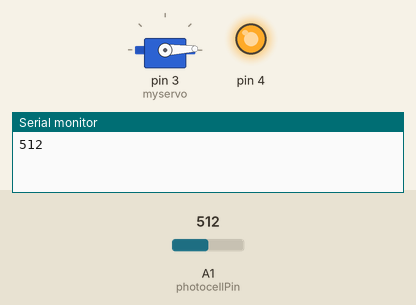
Simulated run of this sketch. Board: Arduino Uno, built with avr-gcc and run on an emulated ATmega328P. On the bench: servo, output pins drawn as LEDs (lit = HIGH), the last lines printed to the serial monitor. The test bench sets the inputs (shaded band); at power-on: A1 (photocellPin) = 512.

Above: at 0.15 s.
At 0.76 s:
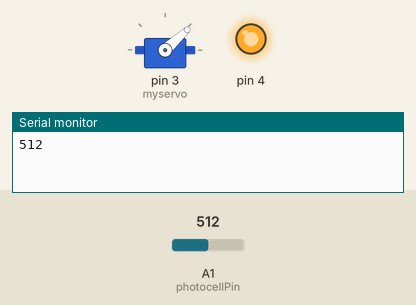
At 1.36 s:
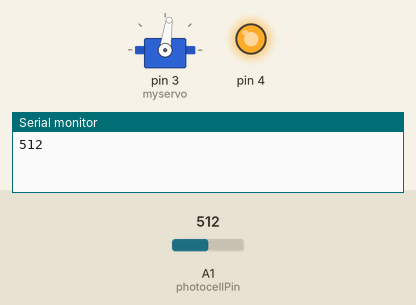
At 2.9 s:
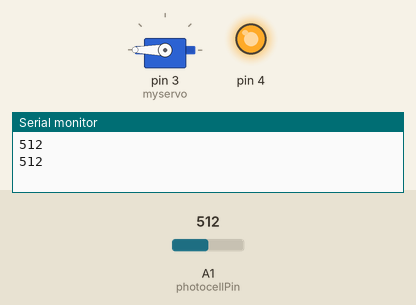
Timing chart, 0 to 4.4 s (numbered marks = the images above):
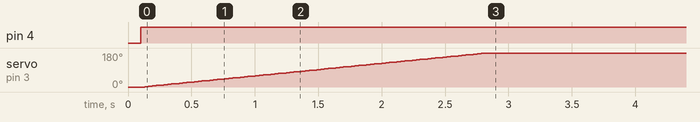

Measured:
- by itself, pin 4: LOW → HIGH at 0.10 s
- by itself, servo on pin 3 (myservo): moves from 0° to 180° over 2.7 s

The sketch:

test_all.ino
```cpp
#include <Servo.h>
Servo myservo;  // create servo object to control a servo
int photocellPin = 1;
int photocellReading;
int lightOnValue = 250;
int lightOffValue = 100;

int peopleState = false;

void setup() {
  Serial.begin(9600);
  pinMode(2, INPUT_PULLUP);
  pinMode(4, OUTPUT);
  digitalWrite(4, LOW);
  myservo.attach(3);  // attaches the servo on GIO2 to the servo object
  //Serial.begin(9600);
  myservo.write(0);
}

void loop() {
  int pos;
  photocellReading = analogRead(photocellPin);
  Serial.println(photocellReading);
  delay(100);
  if(photocellReading < lightOffValue && peopleState == true){//dark
    delay(3000);
    peopleState = false;
    digitalWrite(4, LOW);
    //servo to 0
    myservo.attach(3);
    for (pos = 180; pos >= 0; pos -= 1) { // goes from 180 degrees to 0 degrees
      myservo.write(pos);              // tell servo to go to position in variable 'pos'
      delay(15);                       // waits 15ms for the servo to reach the position
    }
    myservo.detach();
  }else if(photocellReading > lightOnValue && peopleState == false){//light on
    peopleState = true;
    digitalWrite(4, HIGH);
    //servo to 180
    myservo.attach(3);
    for (pos = 0; pos <= 180; pos += 1) { // goes from 0 degrees to 180 degrees
      // in steps of 1 degree
      myservo.write(pos);              // tell servo to go to position in variable 'pos'
      delay(15);                       // waits 15ms for the servo to reach the position
    }
    myservo.detach();
  }

}
```
